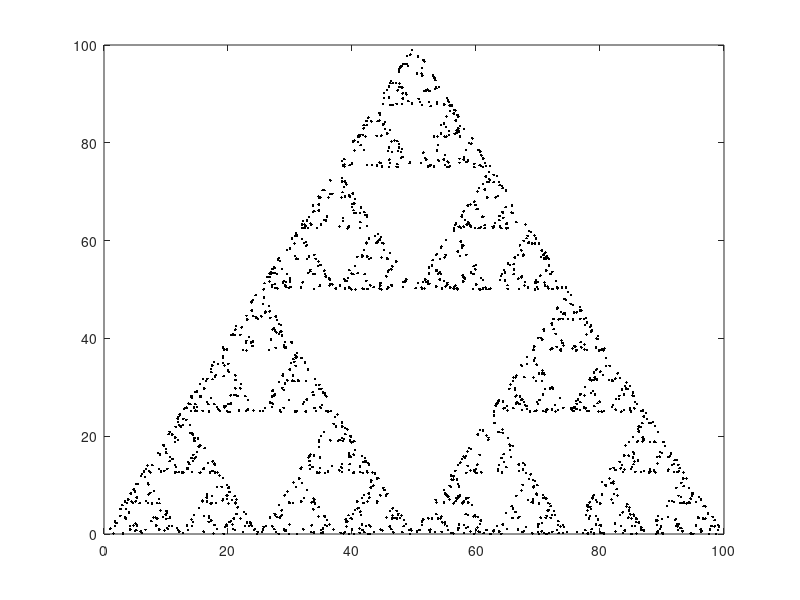

Write MATLAB code to recreate this figure.


steps = 2000;           %number of steps(how many points)
          

a = [0;0];              % reference points(vertex of triangle)
b = [50;100];
c = [100;0];


point = rand(2,1)*100;      %choose starting point randomly

for n = 1:steps                
    s = rand(1);         % choose(a, b or c)
    if s < 1/3 
        next_point = (a-point)/2 + point;    %  next point?
    elseif s > 2/3
        next_point = (c-point)/2 + point;
    else
        next_point = (b-point)/2 + point;
    end
    point = next_point;           %  new point
    x = next_point(1);               
    y = next_point(2);                
    plot(x,y,'.k');            % plot the current point
    drawnow;                   % overlay plot (all points on the same image)
    hold on
end                            % next iteration
